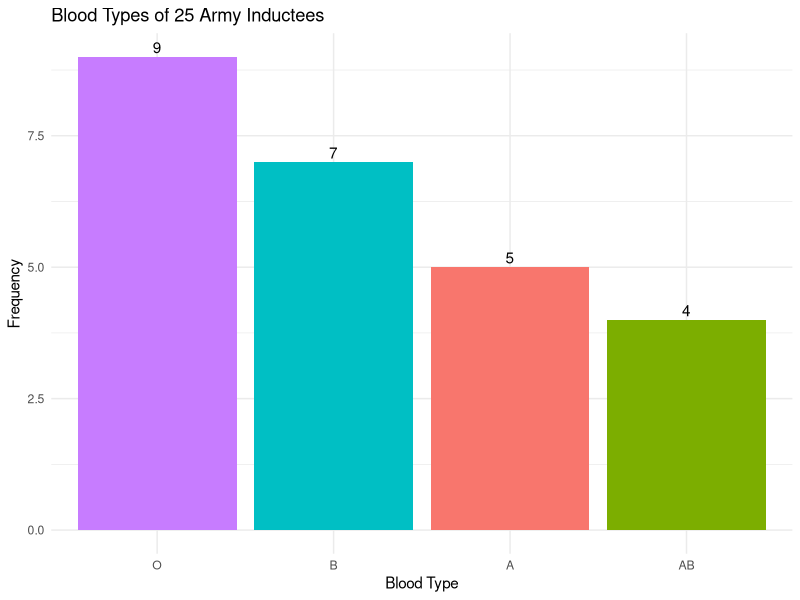
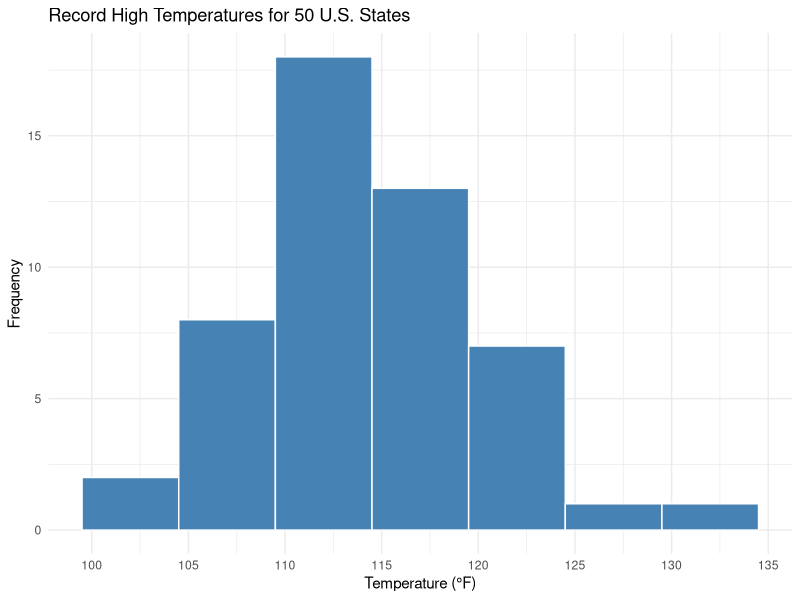
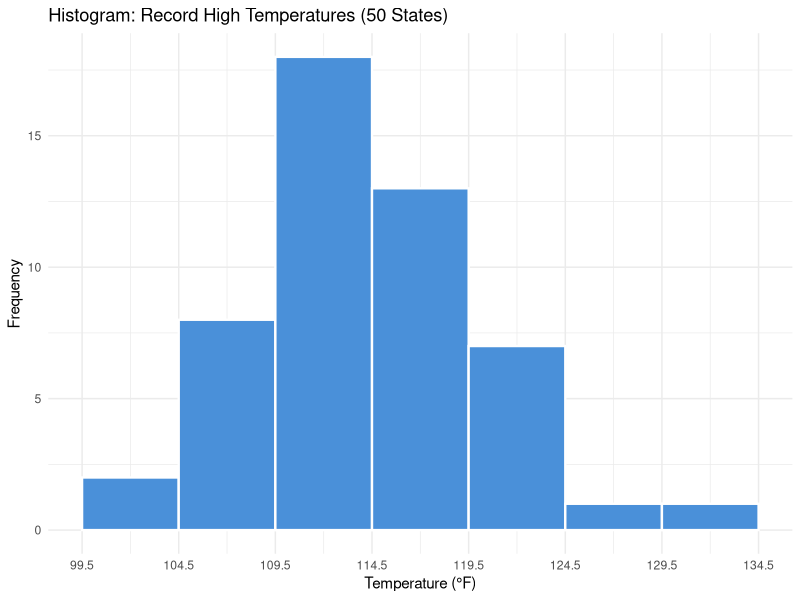
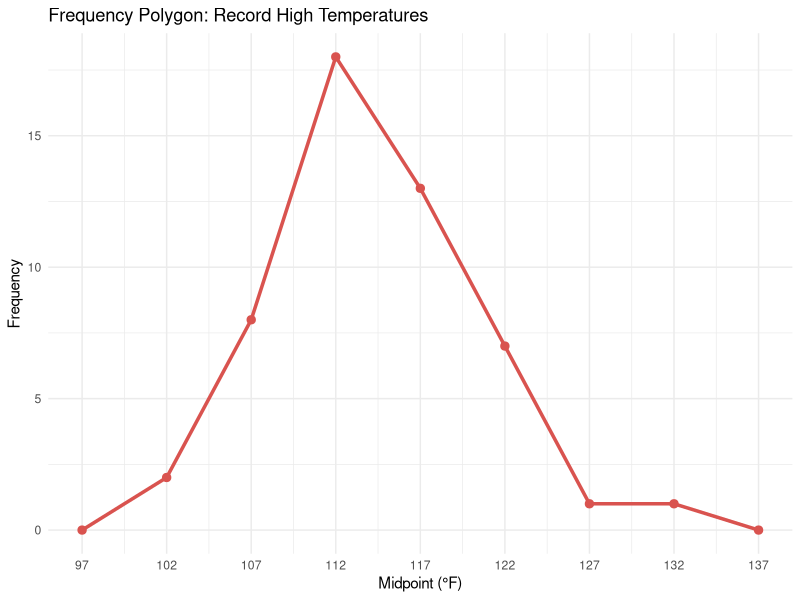
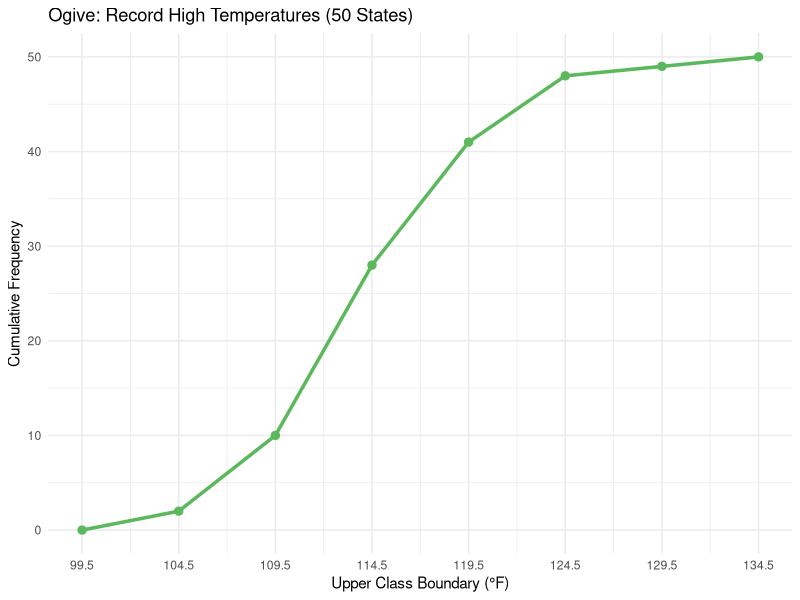
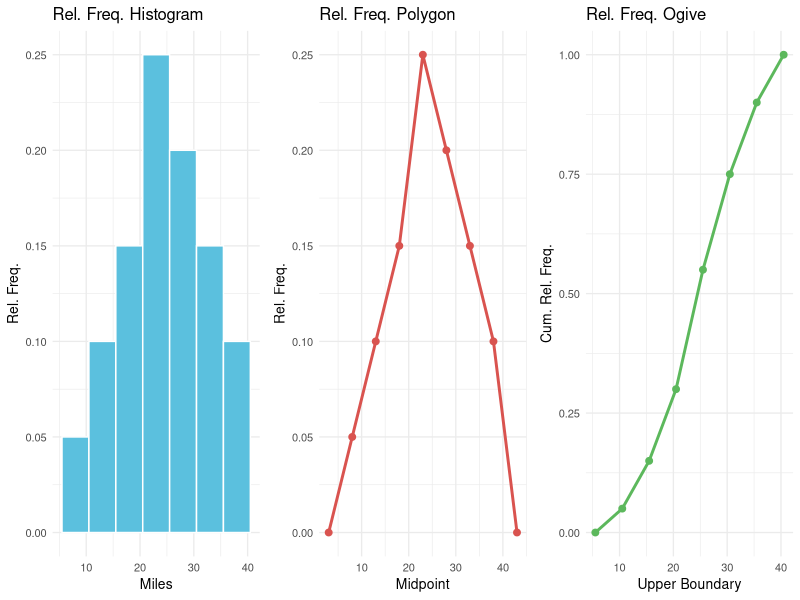
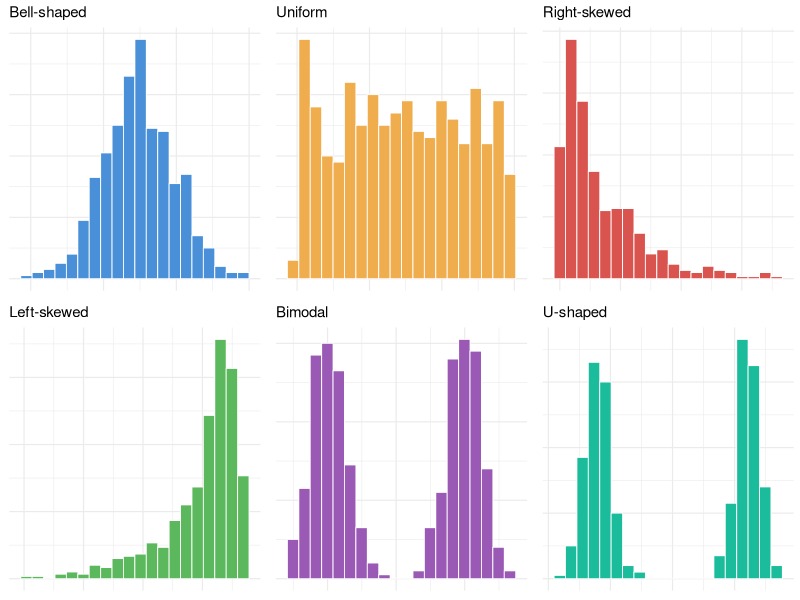
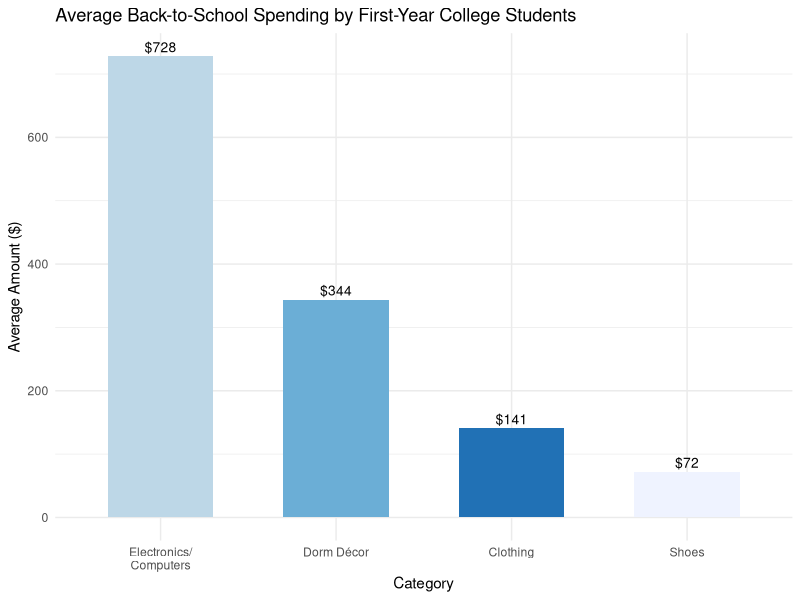

Here is the R script that generated these plots, in order:
## ---- chunk 1
library(tidyverse)
library(gridExtra)
## ---- chunk 2
blood <- c("A","B","B","AB","O","O","O","B","AB","B",
           "B","B","O","A","O","A","O","O","O","AB",
           "AB","A","O","B","A")

df <- data.frame(blood) |>
  count(blood) |>
  rename(Class = blood, Frequency = n) |>
  mutate(Percentage = round(Frequency / sum(Frequency) * 100, 1))

knitr::kable(df, align = "c")
## ---- chunk 3
ggplot(df, aes(x = reorder(Class, -Frequency), y = Frequency, fill = Class)) +
  geom_bar(stat = "identity", show.legend = FALSE) +
  geom_text(aes(label = Frequency), vjust = -0.3) +
  labs(title = "Blood Types of 25 Army Inductees",
       x = "Blood Type", y = "Frequency") +
  theme_minimal()
## ---- chunk 4
temps <- c(112,100,127,120,134,118,105,110,109,112,
           110,118,117,116,118,122,114,114,105,109,
           107,112,114,115,118,117,118,122,106,110,
           116,108,110,121,113,120,119,111,104,111,
           120,113,120,117,105,110,118,112,114,114)
## ---- chunk 5
# Class width = ceiling((134 - 100) / 7) = 5
breaks <- seq(99.5, 134.5, by = 5)
labels <- c("100-104","105-109","110-114","115-119","120-124","125-129","130-134")

freq_table <- data.frame(temps) |>
  mutate(Class = cut(temps, breaks = breaks, labels = labels)) |>
  count(Class, .drop = FALSE) |>
  rename(Frequency = n) |>
  mutate(
    Boundaries = c("99.5-104.5","104.5-109.5","109.5-114.5",
                   "114.5-119.5","119.5-124.5","124.5-129.5","129.5-134.5"),
    Midpoint   = seq(102, 132, by = 5),
    Cumulative = cumsum(Frequency)
  )
## ---- chunk 6
knitr::kable(freq_table[, c("Class","Boundaries","Midpoint","Frequency","Cumulative")],
             align = "c")
## ---- chunk 7
ggplot(data.frame(temps), aes(x = temps)) +
  geom_histogram(breaks = breaks, fill = "steelblue", color = "white") +
  scale_x_continuous(breaks = seq(100, 135, by = 5)) +
  labs(title = "Record High Temperatures for 50 U.S. States",
       x = "Temperature (°F)", y = "Frequency") +
  theme_minimal()
## ---- chunk 8
mpg_data <- c(12,17,12,14,16,18,16,18,12,16,
              15,15,16,12,15,15,16,16,12,14,
              15,12,15,15,12,16,15,16,16,12)
## ---- chunk 9
ungrouped <- data.frame(mpg_data) |>
  count(mpg_data) |>
  rename(MPG = mpg_data, Frequency = n) |>
  mutate(
    `Rel. Freq.` = round(Frequency / sum(Frequency), 3),
    `Cum. Freq.` = cumsum(Frequency)
  )
## ---- chunk 10
knitr::kable(ungrouped, align = "c")
## ---- chunk 11
knitr::kable(freq_table[, c("Class","Frequency","Cumulative")],
             col.names = c("Class","Frequency","Cumulative Frequency"),
             align = "c",
             caption = "Cumulative Frequency — Record High Temperatures")
## ---- chunk 12
ggplot(data.frame(temps), aes(x = temps)) +
  geom_histogram(breaks = breaks, fill = "#4a90d9", color = "white", linewidth = 0.8) +
  scale_x_continuous(breaks = c(99.5, 104.5, 109.5, 114.5, 119.5, 124.5, 129.5, 134.5)) +
  labs(title = "Histogram: Record High Temperatures (50 States)",
       x = "Temperature (°F)", y = "Frequency") +
  theme_minimal()
## ---- chunk 13
midpoints <- seq(102, 132, by = 5)
freqs     <- freq_table$Frequency

poly_df <- data.frame(
  x = c(97, midpoints, 137),
  y = c(0,  freqs,     0)
)
## ---- chunk 14
ggplot(poly_df, aes(x, y)) +
  geom_line(color = "#d9534f", linewidth = 1.2) +
  geom_point(color = "#d9534f", size = 2.5) +
  scale_x_continuous(breaks = c(97, midpoints, 137)) +
  labs(title = "Frequency Polygon: Record High Temperatures",
       x = "Midpoint (°F)", y = "Frequency") +
  theme_minimal()
## ---- chunk 15
upper_bounds <- c(99.5, 104.5, 109.5, 114.5, 119.5, 124.5, 129.5, 134.5)
cum_freqs    <- c(0, freq_table$Cumulative)

ogive_df <- data.frame(x = upper_bounds, y = cum_freqs)
## ---- chunk 16
ggplot(ogive_df, aes(x, y)) +
  geom_line(color = "#5cb85c", linewidth = 1.2) +
  geom_point(color = "#5cb85c", size = 2.5) +
  scale_x_continuous(breaks = upper_bounds) +
  labs(title = "Ogive: Record High Temperatures (50 States)",
       x = "Upper Class Boundary (°F)", y = "Cumulative Frequency") +
  theme_minimal()
## ---- chunk 17
run_df <- data.frame(
  lower = c(5.5, 10.5, 15.5, 20.5, 25.5, 30.5, 35.5),
  upper = c(10.5,15.5, 20.5, 25.5, 30.5, 35.5, 40.5),
  freq  = c(1, 2, 3, 5, 4, 3, 2)
) |>
  mutate(
    mid    = (lower + upper) / 2,
    rel_f  = freq / sum(freq),
    cum_rf = cumsum(rel_f)
  )
## ---- chunk 18
p1 <- ggplot(run_df, aes(x = mid, y = rel_f)) +
  geom_bar(stat = "identity", width = 5, fill = "#5bc0de", color = "white") +
  labs(title = "Rel. Freq. Histogram", x = "Miles", y = "Rel. Freq.") +
  theme_minimal(base_size = 10)

p2 <- ggplot(
  data.frame(x = c(3, run_df$mid, 43), y = c(0, run_df$rel_f, 0)),
  aes(x, y)
) +
  geom_line(color = "#d9534f", linewidth = 1) +
  geom_point(color = "#d9534f", size = 2) +
  labs(title = "Rel. Freq. Polygon", x = "Midpoint", y = "Rel. Freq.") +
  theme_minimal(base_size = 10)

p3 <- ggplot(
  data.frame(
    x = c(5.5, run_df$upper),
    y = c(0, run_df$cum_rf)
  ),
  aes(x, y)
) +
  geom_line(color = "#5cb85c", linewidth = 1) +
  geom_point(color = "#5cb85c", size = 2) +
  labs(title = "Rel. Freq. Ogive", x = "Upper Boundary", y = "Cum. Rel. Freq.") +
  theme_minimal(base_size = 10)
## ---- chunk 19
gridExtra::grid.arrange(p1, p2, p3, ncol = 3)
## ---- chunk 20
set.seed(42)

make_hist <- function(data, title, fill_col) {
  ggplot(data.frame(x = data), aes(x)) +
    geom_histogram(bins = 20, fill = fill_col, color = "white", linewidth = 0.3) +
    labs(title = title, x = NULL, y = NULL) +
    theme_minimal(base_size = 9) +
    theme(axis.text = element_blank())
}

p_bell    <- make_hist(rnorm(500, 50, 10),     "Bell-shaped",    "#4a90d9")
p_uni     <- make_hist(runif(500, 20, 80),     "Uniform",        "#f0ad4e")
p_right   <- make_hist(rexp(500, 0.05),        "Right-skewed",   "#d9534f")
p_left    <- make_hist(80 - rexp(500, 0.05),   "Left-skewed",    "#5cb85c")
p_bimod   <- make_hist(c(rnorm(250,30,5), rnorm(250,70,5)), "Bimodal", "#9b59b6")
p_u       <- make_hist(c(rnorm(200,20,5), rnorm(200,80,5)), "U-shaped", "#1abc9c")

## ---- chunk 21
gridExtra::grid.arrange(p_bell, p_uni, p_right, p_left, p_bimod, p_u, ncol = 3)
## ---- chunk 22
spending <- data.frame(
  category = c("Electronics/\nComputers", "Dorm Décor", "Clothing", "Shoes"),
  amount   = c(728, 344, 141, 72)
)
## ---- chunk 23
ggplot(spending, aes(x = reorder(category, -amount), y = amount, fill = category)) +
  geom_bar(stat = "identity", show.legend = FALSE, width = 0.6) +
  geom_text(aes(label = paste0("$", amount)), vjust = -0.4, size = 3.5) +
  scale_fill_brewer(palette = "Blues", direction = -1) +
  labs(title = "Average Back-to-School Spending by First-Year College Students",
       x = "Category", y = "Average Amount ($)") +
  theme_minimal()
## ---- chunk 24
homeless <- data.frame(
  city  = c("Atlanta","Chicago","Washington\nD.C.","Baltimore","St. Louis"),
  count = c(6832, 6680, 5518, 2904, 1485)
) |>
  arrange(desc(count)) |>
  mutate(city = factor(city, levels = city))
## ---- chunk 25
ggplot(homeless, aes(x = city, y = count, fill = city)) +
  geom_bar(stat = "identity", show.legend = FALSE) +
  geom_text(aes(label = scales::comma(count)), vjust = -0.4, size = 3.5) +
  scale_fill_brewer(palette = "Reds", direction = -1) +
  labs(title = "Pareto Chart: Homeless Population in Five U.S. Cities",
       x = "City", y = "Number of Homeless Individuals") +
  theme_minimal()
## ---- chunk 26
homicides <- data.frame(
  year  = 2003:2008,
  count = c(632, 559, 567, 540, 628, 517)
)

fig <- ggplot(homicides, aes(x = year, y = count)) +
  geom_line(color = "#d9534f", linewidth = 1.2) +
  geom_point(color = "#d9534f", size = 3) +
  geom_text(aes(label = count), vjust = -0.8, size = 3.5) +
  scale_x_continuous(breaks = 2003:2008) +
  ylim(450, 680) +
  labs(title = "U.S. Workplace Homicides, 2003–2008",
       x = "Year", y = "Number of Homicides") +
  theme_minimal()
## ---- chunk 27
fig
## ---- chunk 28
snacks <- data.frame(
  item = c("Potato chips","Tortilla chips","Pretzels","Popcorn","Snack nuts"),
  freq = c(11.2, 8.2, 4.3, 3.8, 2.5)
) |>
  mutate(
    pct    = freq / sum(freq) * 100,
    label  = paste0(item, "\n", round(pct, 1), "%")
  )

fig <- ggplot(snacks, aes(x = "", y = freq, fill = item)) +
  geom_bar(stat = "identity", width = 1, color = "white") +
  coord_polar(theta = "y") +
  geom_text(aes(label = paste0(round(pct, 1), "%")),
            position = position_stack(vjust = 0.5), size = 3.5) +
  scale_fill_brewer(palette = "Set2") +
  labs(title = "Super Bowl Snack Food Preferences", fill = "Snack") +
  theme_void()
## ---- chunk 29
fig
## ---- chunk 30
blood_pie <- data.frame(
  type = c("A","B","O","AB"),
  freq = c(5, 7, 9, 4)
) |>
  mutate(
    pct    = freq / sum(freq) * 100,
    deg    = pct / 100 * 360,
    label  = paste0(type, "\n", freq, " (", round(pct, 1), "%)")
  )

fig <- ggplot(blood_pie, aes(x = "", y = freq, fill = type)) +
  geom_bar(stat = "identity", width = 1, color = "white") +
  coord_polar(theta = "y") +
  geom_text(aes(label = paste0(type, "\n", round(pct, 1), "%")),
            position = position_stack(vjust = 0.5), size = 4) +
  scale_fill_manual(values = c("#4a90d9","#d9534f","#5cb85c","#f0ad4e")) +
  labs(title = "Blood Type Distribution (n = 25)", fill = "Blood Type") +
  theme_void()
## ---- chunk 31
fig
## ---- chunk 32
cardio <- c(25,31,20,32,13,14,43,2,57,23,36,32,33,32,44,32,52,44,51,45)

# Display stem and leaf plot
stem(cardio, scale = 2)
## ---- chunk 33
thefts <- c(
  52, 62, 51, 50, 69,
  58, 77, 66, 53, 57,
  75, 56, 55, 67, 73,
  79, 59, 68, 65, 72,
  57, 51, 63, 69, 75,
  65, 53, 78, 66, 55
)

stem(thefts, scale = 1)
## ---- chunk 34
atlanta <- c(55,70,44,36,40,63,40,44,34,38,60,47,52,32,32,
             50,53,32,28,31,52,32,34,32,50,26,29)
philly  <- c(61,40,38,32,30,58,40,40,25,30,54,40,36,30,30,
             53,39,36,34,33,50,38,36,39,32)

# Base-R back-to-back stem and leaf display (no extra packages needed):
# left-group leaves fan out to the left, right-group leaves to the right.
back_to_back <- function(left, right, lab_left, lab_right) {
  stems <- seq(min(c(left, right)) %/% 10, max(c(left, right)) %/% 10)
  lf <- sapply(stems, function(s)
    paste(sort(left[left %/% 10 == s] %% 10, decreasing = TRUE), collapse = " "))
  rf <- sapply(stems, function(s)
    paste(sort(right[right %/% 10 == s] %% 10), collapse = " "))
  w <- max(nchar(c(lf, lab_left)))
  cat(sprintf("%*s | stem | %s", w, lab_left, lab_right), sep = "\n")
  cat(sprintf("%*s |  %d   | %s", w, lf, stems, rf), sep = "\n")
}

back_to_back(atlanta, philly, "Atlanta", "Philadelphia")
